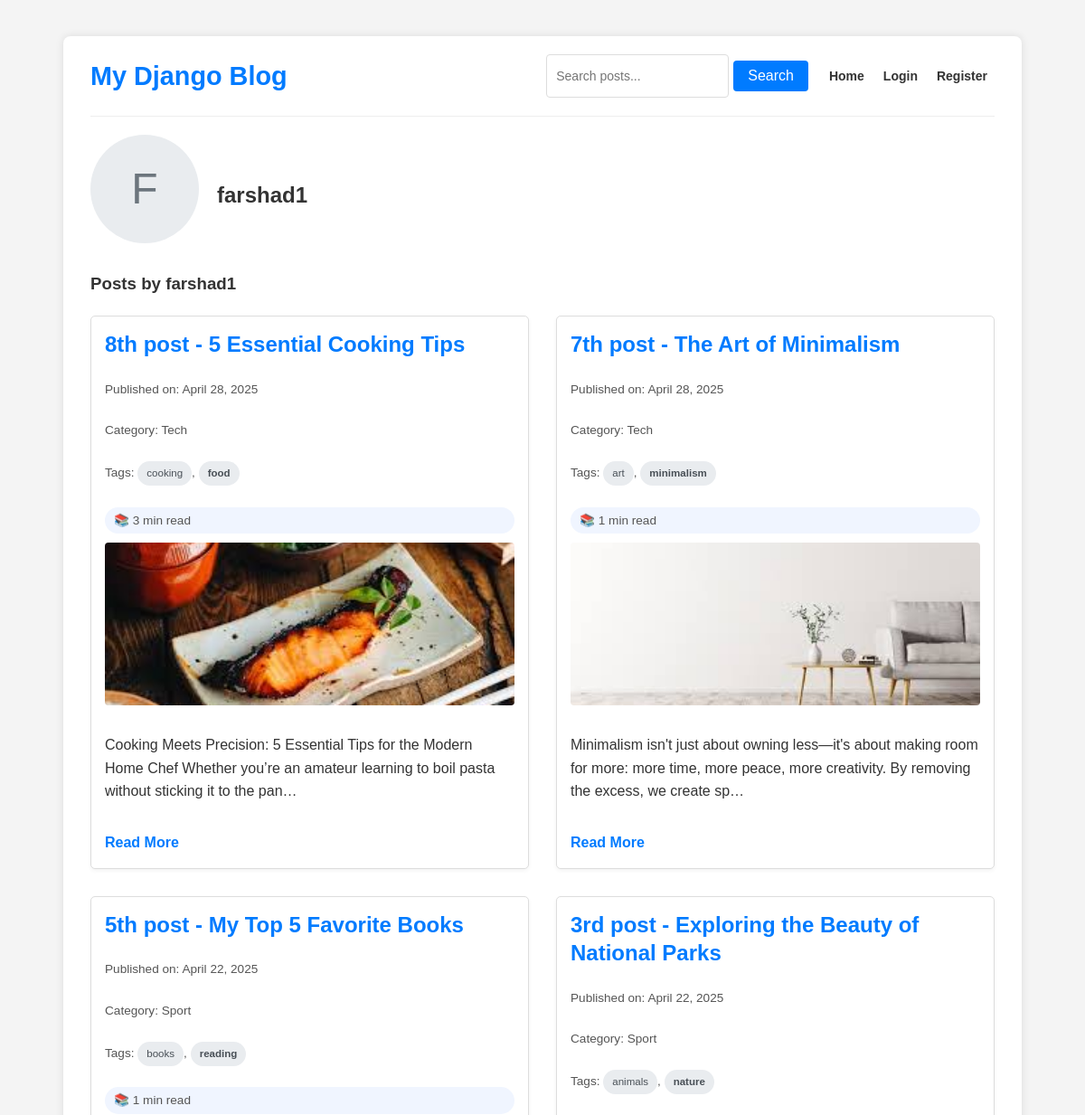
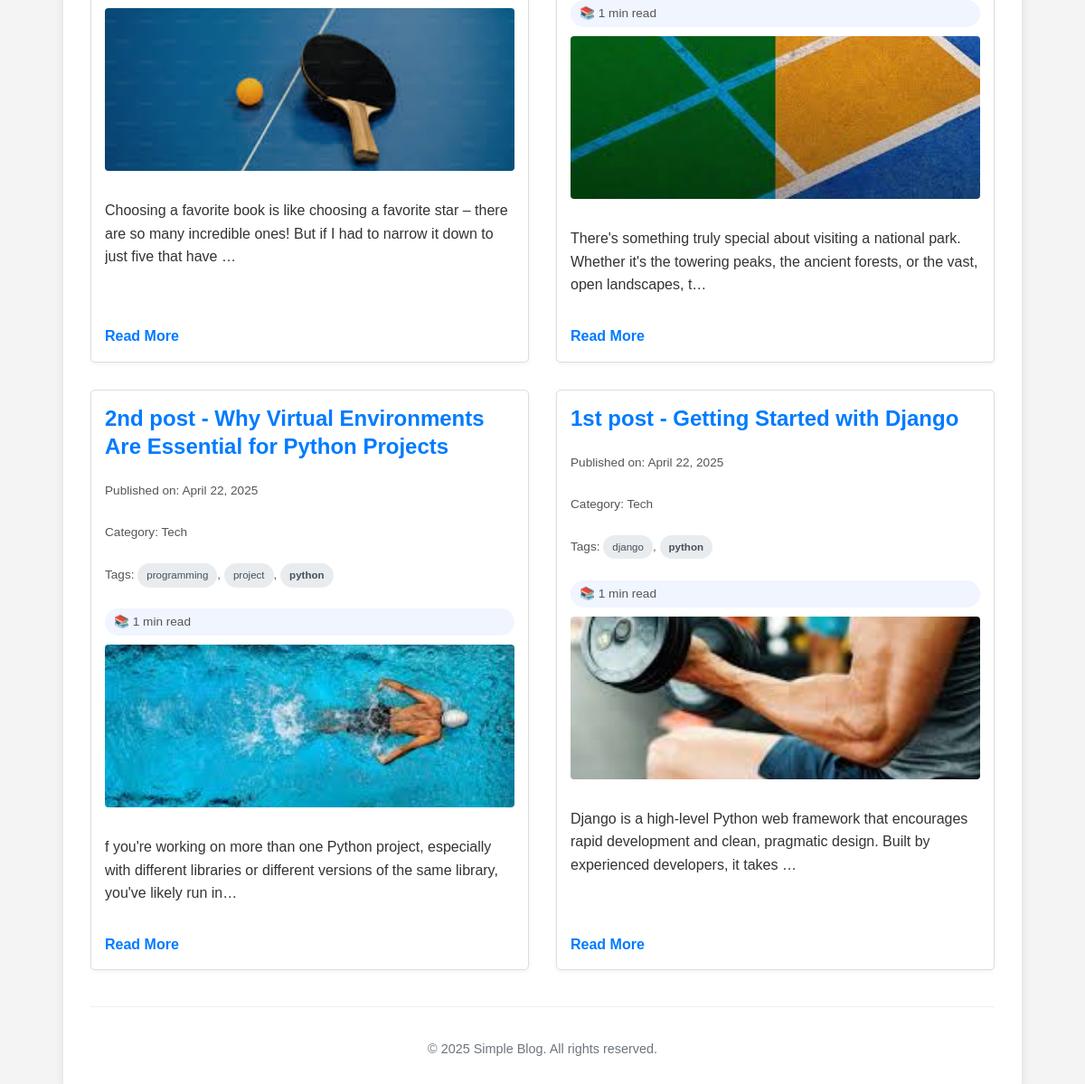
/author/farshad1/, run on the app's committed database (2 pictures, top to bottom).
### blog/models.py (models this page shows, shortened)
class Post(models.Model):
    title = models.CharField(max_length=200)
    content = models.TextField()
    pub_date = models.DateTimeField(default=timezone.now)
    category = models.ForeignKey(Category, on_delete=models.SET_NULL, null=True, blank=True)
    image = models.ImageField(upload_to='blog_images/', blank=True, null=True)
    author = models.ForeignKey(User, on_delete=models.CASCADE, related_name='blog_posts', null=True)
    tags = models.ManyToManyField(Tag, blank=True, related_name='posts')
    class Meta:
        ordering = ['-pub_date']
    @property
    def image_url(self):
        if self.image and hasattr(self.image, 'url'):
            return self.image.url
        return None # Or a default image URL
    def get_reading_time(self):
        word_count = len(self.content.split())
        reading_time_min = round(word_count / 200)
        if reading_time_min < 1:
            reading_time_min = 1
        return reading_time_min

class Category(models.Model):
    name = models.CharField(max_length=100, unique=True)
    class Meta:
        verbose_name_plural = "Categories"

class Tag(models.Model):
    name = models.CharField(max_length=50, unique=True)
    slug = models.SlugField(max_length=50, unique=True)
    class Meta:
        ordering = ['name']

### blog/views.py (the view)
# urls.py: path('author/<str:username>/', views.author_profile, name='author_profile'),
def author_profile(request, username):
    author = get_object_or_404(User, username=username)
    author_posts_list = Post.objects.filter(author=author)
    print(f"Found {author_posts_list.count()} posts for {username}")
    paginator = Paginator(author_posts_list, 6)  # Show 6 posts per page
    page = request.GET.get('page')
    try:
        author_posts = paginator.page(page)
    except PageNotAnInteger:
        author_posts = paginator.page(1)
    except EmptyPage:
        author_posts = paginator.page(paginator.num_pages)
    context = {
        'author': author,
        'author_posts': author_posts
    }
    return render(request, 'blog/author_profile.html', context)

### templates/blog/author_profile.html (shortened to what this page needs)
{% extends 'blog/base.html' %}
{% block content %}
<div class="profile-container">
    <div class="profile-header">
        <div class="profile-avatar">
            {% if author.profile.profile_pic %}
                <img src="{{ author.profile.profile_pic_url }}" alt="{{ author.username }}">
            {% else %}
                <div class="profile-avatar-placeholder">{{ author.username|first|upper }}</div>
            {% endif %}
        </div>
        <div class="profile-info">
            <h2>{{ author.username }}</h2>
        </div>
    </div>
    <div class="author-posts">
    <h3>Posts by {{ author.username }}</h3>
    {% if author_posts %}
        <div class="posts-grid">
            <ul>
                {% for post in author_posts %}
                    <li>
                        <h2><a href="{% url 'post_detail' post.id %}">{{ post.title }}</a></h2>
                        <p class="post-meta">Published on: {{ post.pub_date|date:"F j, Y" }}</p>
                        {% if post.category %}
                            <p class="post-meta">Category: {{ post.category.name }}</p>
                        {% endif %}
                        {% if post.tags.all %}
                        <p class="post-meta">
                            Tags:
                            {% for tag in post.tags.all %}
                                <a href="{% url 'tag_posts' tag.slug %}" class="tag">{{ tag.name }}</a>{% if not forloop.last %}, {% endif %}
                            {% endfor %}
                        </p>
                         {% endif %}
                        <p class="post-meta reading-time">📚 {{ post.get_reading_time }} min read</p>
                        {% if post.image %}
                            <img src="{{ post.image_url }}" alt="{{ post.title }}" class="post-image">
                        {% endif %}
                        <div class="post-content">
                            <p>{{ post.content|truncatechars:150 }}</p>
                        </div>
                        <a href="{% url 'post_detail' post.id %}">Read More</a>
                    </li>
                {% empty %}
                    <li>No posts found.</li>
                {% endfor %}
            </ul>
        </div>
    {% else %}
        <p>{{ author.username }} hasn't created any posts yet.</p>
    {% endif %}
</div>
</div>
{% endblock %}

### static/css/style.css (style rules this page uses)
body { font-family: 'Arial', sans-serif; line-height: 1.6; margin: 0; padding: 20px; background-color: #f4f4f4; color: #333; }
h1, h2, h3 { color: #333; margin-bottom: 10px; }
a { color: #007bff; text-decoration: none; }
.profile-container { margin-bottom: 30px; }
.profile-header { display: flex; align-items: center; margin-bottom: 20px; }
.profile-avatar { width: 120px; height: 120px; border-radius: 50%; overflow: hidden; margin-right: 20px; background-color: #e9ecef; display: flex; align-items: center; justify-content: center; }
.profile-avatar-placeholder { font-size: 48px; color: #6c757d; }
.profile-info { flex: 1; }
.profile-info h2 { margin-bottom: 5px; }
.profile-actions, .user-posts, .author-posts { margin-top: 30px; }
.posts-grid { display: grid; grid-template-columns: 1fr 1fr; gap: 30px; margin-top: 20px; }
.posts-grid ul { list-style: none; padding: 0; margin: 0; display: contents; }
.posts-grid li { border: 1px solid #ddd; padding: 15px; margin-bottom: 0; border-radius: 5px; background-color: #fff; box-shadow: 0 2px 4px rgba(0, 0, 0, 0.05); display: flex; flex-direction: column; justify-content: space-between; transition: transform 0.3s ease, box-shadow 0.3s ease; }
.posts-grid li:last-child { border-bottom: 1px solid #ddd; margin-bottom: 0; padding-bottom: 15px; }
.posts-grid li h2 { margin-top: 0; margin-bottom: 10px; line-height: 1.3; }
.posts-grid li .post-meta { margin-bottom: 10px; font-size: 0.85em; color: #555; }
.posts-grid li .post-image { width: 100%; height: 180px; object-fit: cover; margin-bottom: 15px; border-radius: 4px; display: block; }
.posts-grid li .post-content { margin-top: 0; margin-bottom: 15px; flex-grow: 1; overflow: hidden; text-overflow: ellipsis; }
.posts-grid li a:last-child { display: inline-block; margin-top: auto; font-weight: bold; }
.tag { display: inline-block; background-color: #e9ecef; color: #495057; padding: 4px 10px; border-radius: 20px; font-size: 0.85em; transition: all 0.2s ease; text-decoration: none; }
.reading-time { display: inline-flex; align-items: center; background-color: #f0f5ff; color: #0056b3; padding: 4px 10px; border-radius: 20px; font-size: 0.85em; margin-bottom: 15px; font-weight: 500; }
.reading-time:before { margin-right: 5px; }

### data on the page
Post: title "8th post - 5 Essential Cooking Tips", pub_date "April 28, 2025", category.name "Tech", get_reading_time "3", image_url (picture), content "Cooking Meets Precision: 5 Essential Tips for the Modern Home Chef Whether you’re an amateur learning to boil pasta without sticking it to the pan…"
Tag: name "cooking"
Tag: name "food"
Post: title "7th post - The Art of Minimalism", pub_date "April 28, 2025", category.name "Tech", get_reading_time "1", image_url (picture), content "Minimalism isn't just about owning less—it's about making room for more: more time, more peace, more creativity. By removing the excess, we create sp…"
Tag: name "art"
Tag: name "minimalism"
Post: title "5th post - My Top 5 Favorite Books", pub_date "April 22, 2025", category.name "Sport", get_reading_time "1", image_url (picture), content "Choosing a favorite book is like choosing a favorite star – there are so many incredible ones! But if I had to narrow it down to just five that have …"
Tag: name "books"
Tag: name "reading"
Post: title "3rd post - Exploring the Beauty of National Parks", pub_date "April 22, 2025", category.name "Sport", get_reading_time "1", image_url (picture), content "There's something truly special about visiting a national park. Whether it's the towering peaks, the ancient forests, or the vast, open landscapes, t…"
Tag: name "animals"
Tag: name "nature"
Post: title "2nd post - Why Virtual Environments Are Essential for Python Projects", pub_date "April 22, 2025", category.name "Tech", get_reading_time "1", image_url (picture), content "f you're working on more than one Python project, especially with different libraries or different versions of the same library, you've likely run in…"
Tag: name "programming"
Tag: name "project"
Tag: name "python"
Post: title "1st post - Getting Started with Django", pub_date "April 22, 2025", category.name "Tech", get_reading_time "1", image_url (picture), content "Django is a high-level Python web framework that encourages rapid development and clean, pragmatic design. Built by experienced developers, it takes …"
Tag: name "django"

### other printed values
{{ author.username|first|upper }} "F"
{{ author.username }} "farshad1"
